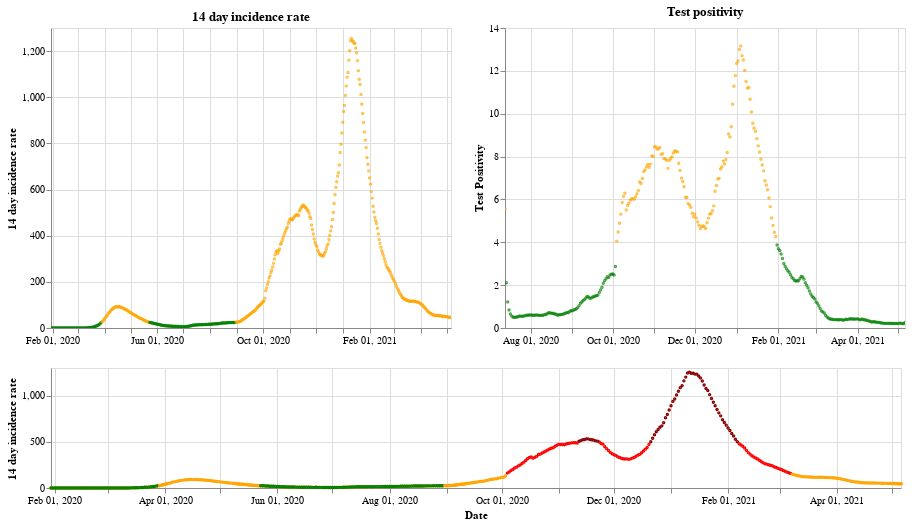

The notebook cell this image was saved under:
### Markdown cell above
## England

### Code cell
plot_traffic_light('England')

### Figure 1 — Vega-Lite specification as saved in the notebook (floating-point values rounded to 4 significant figures; data arrays with more than 128 entries replaced by an {"elided": "..."} marker saying what was removed)
{"config": {"view": {"continuousWidth": 400, "continuousHeight": 300}}, "vconcat": [{"hconcat": [{"mark": {"type": "point", "size": 2}, "encoding": {"color": {"condition": {"value": "green", "test": "(datum.twoWeeklyCasesRate <= 25)"}, "value": "orange"}, "tooltip": [{"type": "nominal", "field": "areaName"}, {"type": "temporal", "field": "date"}, {"type": "quantitative", "field": "twoWeeklyCasesRate"}, {"type": "quantitative", "field": "testPositivity"}], "x": {"type": "temporal", "axis": {"title": ""}, "field": "date", "scale": {"domain": {"selection": "DateBrush"}}, "timeUnit": "yearmonthdate"}, "y": {"type": "quantitative", "axis": {"title": "14 day incidence rate"}, "field": "twoWeeklyCasesRate"}}, "title": "14 day incidence rate", "width": 400}, {"mark": {"type": "point", "size": 2}, "encoding": {"color": {"condition": {"value": "green", "test": "(datum.testPositivity <= 4)"}, "value": "orange"}, "tooltip": [{"type": "nominal", "field": "areaName"}, {"type": "temporal", "field": "date"}, {"type": "quantitative", "field": "twoWeeklyCasesRate"}, {"type": "quantitative", "field": "testPositivity"}], "x": {"type": "temporal", "axis": {"title": ""}, "field": "date", "scale": {"domain": {"selection": "DateBrush"}}, "timeUnit": "yearmonthdate"}, "y": {"type": "quantitative", "axis": {"title": "Test Positivity"}, "field": "testPositivity"}}, "title": "Test positivity", "width": 400}]}, {"layer": [{"mark": {"type": "point", "size": 2}, "encoding": {"color": {"condition": {"value": "orange", "test": "((50 && datum.twoWeeklyCasesRate) < 150)"}, "value": "red"}, "opacity": {"condition": {"value": 1, "test": "((50 && datum.twoWeeklyCasesRate) < 500)"}, "value": 0}, "tooltip": [{"type": "nominal", "field": "areaName"}, {"type": "temporal", "field": "date"}, {"type": "quantitative", "field": "twoWeeklyCasesRate"}, {"type": "quantitative", "field": "testPositivity"}], "x": {"type": "temporal", "axis": {"title": "Date"}, "field": "date", "timeUnit": "yearmonthdate"}, "y": {"type": "quantitative", "axis": {"title": "14 day incidence rate"}, "field": "twoWeeklyCasesRate"}}, "selection": {"DateBrush": {"type": "interval", "encodings": ["x"], "fields": ["Time"]}}, "width": 850}, {"mark": {"type": "point", "size": 2}, "encoding": {"color": {"value": "darkred"}, "opacity": {"condition": {"value": 1, "test": "(datum.twoWeeklyCasesRate >= 500)"}, "value": 0}, "tooltip": [{"type": "nominal", "field": "areaName"}, {"type": "temporal", "field": "date"}, {"type": "quantitative", "field": "twoWeeklyCasesRate"}, {"type": "quantitative", "field": "testPositivity"}], "x": {"type": "temporal", "axis": {"title": "Date"}, "field": "date", "timeUnit": "yearmonthdate"}, "y": {"type": "quantitative", "axis": {"title": "14 day incidence rate"}, "field": "twoWeeklyCasesRate"}}, "width": 400}, {"mark": {"type": "point", "size": 2}, "encoding": {"color": {"condition": {"value": "green", "test": "((4 && datum.twoWeeklyCasesRate) < 25)"}, "value": "orange"}, "opacity": {"condition": {"value": 1, "test": "(datum.twoWeeklyCasesRate < 50)"}, "value": 0}, "tooltip": [{"type": "nominal", "field": "areaName"}, {"type": "temporal", "field": "date"}, {"type": "quantitative", "field": "twoWeeklyCasesRate"}, {"type": "quantitative", "field": "testPositivity"}], "x": {"type": "temporal", "axis": {"title": "Date"}, "field": "date", "timeUnit": "yearmonthdate"}, "y": {"type": "quantitative", "axis": {"title": "14 day incidence rate"}, "field": "twoWeeklyCasesRate"}}, "width": 400}], "height": 120, "width": 800}], "data": {"name": "data-e25286f72625cfd69cad0202c8e946c7"}, "$schema": "https://vega.github.io/schema/vega-lite/v4.8.1.json", "datasets": {"data-e25286f72625cfd69cad0202c8e946c7": {"elided": "463 records"}}}
